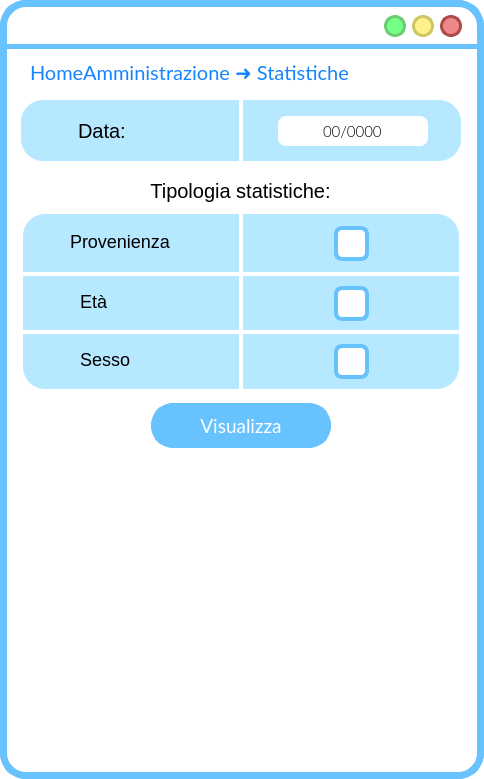
<?xml version="1.0" encoding="UTF-8"?>
<ui version="4.0">
 <class>MainWindow</class>
 <widget class="QMainWindow" name="MainWindow">
  <property name="geometry">
   <rect>
    <x>0</x>
    <y>0</y>
    <width>484</width>
    <height>779</height>
   </rect>
  </property>
  <property name="windowTitle">
   <string>MainWindow</string>
  </property>
  <property name="styleSheet">
   <string notr="true">QWidget{
background:rgb(255, 255, 255);
border-radius:26px;
border-color:rgb(104, 194, 253);
border-style: solid;
border-width:7;
}
QLabel{
border-width:0;
font: 18pt &quot;Lato Light&quot;;
}

QVBoxLayout{
background:rgb(255, 255, 255);
border-radius:26px;
border-color:rgb(104, 194, 253);
border-style: solid;
border-width:0;
}</string>
  </property>
  <widget class="QWidget" name="centralwidget">
   <widget class="QPushButton" name="pushButton_3">
    <property name="geometry">
     <rect>
      <x>593</x>
      <y>29</y>
      <width>24</width>
      <height>24</height>
     </rect>
    </property>
    <property name="sizePolicy">
     <sizepolicy hsizetype="Fixed" vsizetype="Fixed">
      <horstretch>0</horstretch>
      <verstretch>0</verstretch>
     </sizepolicy>
    </property>
    <property name="minimumSize">
     <size>
      <width>21</width>
      <height>24</height>
     </size>
    </property>
    <property name="maximumSize">
     <size>
      <width>24</width>
      <height>24</height>
     </size>
    </property>
    <property name="cursor">
     <cursorShape>PointingHandCursor</cursorShape>
    </property>
    <property name="styleSheet">
     <string notr="true">QPushButton{
 background-color:#ee8888;
 border-style: solid;
 border-radius:12px;
font: 18pt &quot;Candara&quot;;
border-color:#ae4a4a;
border-width:3;
}

QPushButton::pressed{
	background-color : white;
	border-color:#ae4a4a;
	border-width:3;
}
</string>
    </property>
    <property name="text">
     <string/>
    </property>
   </widget>
   <widget class="QPushButton" name="pushButton_2">
    <property name="geometry">
     <rect>
      <x>563</x>
      <y>29</y>
      <width>24</width>
      <height>24</height>
     </rect>
    </property>
    <property name="sizePolicy">
     <sizepolicy hsizetype="Fixed" vsizetype="Fixed">
      <horstretch>0</horstretch>
      <verstretch>0</verstretch>
     </sizepolicy>
    </property>
    <property name="minimumSize">
     <size>
      <width>21</width>
      <height>24</height>
     </size>
    </property>
    <property name="maximumSize">
     <size>
      <width>24</width>
      <height>24</height>
     </size>
    </property>
    <property name="cursor">
     <cursorShape>PointingHandCursor</cursorShape>
    </property>
    <property name="styleSheet">
     <string notr="true">QPushButton{
 background-color:#fff08c	;
 border-style: solid;
 border-radius:12px;
font: 18pt &quot;Candara&quot;;
border-color:#ccc664;
border-width:3;
}

QPushButton::pressed{
	background-color : white;
	border-color:#ccc664;
	border-width:3;
}
</string>
    </property>
    <property name="text">
     <string/>
    </property>
   </widget>
   <widget class="QPushButton" name="pushButton_4">
    <property name="geometry">
     <rect>
      <x>533</x>
      <y>29</y>
      <width>24</width>
      <height>24</height>
     </rect>
    </property>
    <property name="sizePolicy">
     <sizepolicy hsizetype="Fixed" vsizetype="Fixed">
      <horstretch>0</horstretch>
      <verstretch>0</verstretch>
     </sizepolicy>
    </property>
    <property name="minimumSize">
     <size>
      <width>21</width>
      <height>24</height>
     </size>
    </property>
    <property name="maximumSize">
     <size>
      <width>24</width>
      <height>24</height>
     </size>
    </property>
    <property name="cursor">
     <cursorShape>PointingHandCursor</cursorShape>
    </property>
    <property name="styleSheet">
     <string notr="true">QPushButton{
 background-color:#76ff85;
 border-style: solid;
 border-radius:12px;
font: 18pt &quot;Candara&quot;;
border-color:#6bcc73;
border-width:3;
}

QPushButton::pressed{
	background-color : white;
	border-color:#6bcc73;
	border-width:3;
}
</string>
    </property>
    <property name="text">
     <string/>
    </property>
   </widget>
   <widget class="QLabel" name="label">
    <property name="geometry">
     <rect>
      <x>0</x>
      <y>44</y>
      <width>641</width>
      <height>5</height>
     </rect>
    </property>
    <property name="styleSheet">
     <string notr="true">background-color:rgb(104, 194, 253);</string>
    </property>
    <property name="text">
     <string/>
    </property>
   </widget>
   <widget class="QLabel" name="label_2">
    <property name="geometry">
     <rect>
      <x>23</x>
      <y>214</y>
      <width>436</width>
      <height>175</height>
     </rect>
    </property>
    <property name="styleSheet">
     <string notr="true">left: 790px;
top: 159px;
width: 437px;
height: 650px;
line-height: 20px;
border-radius: 22px;
background-color: rgba(182, 233, 255, 255);
text-align: center;</string>
    </property>
    <property name="text">
     <string/>
    </property>
   </widget>
   <widget class="QPushButton" name="reduceButton">
    <property name="geometry">
     <rect>
      <x>384</x>
      <y>15</y>
      <width>22</width>
      <height>22</height>
     </rect>
    </property>
    <property name="sizePolicy">
     <sizepolicy hsizetype="Fixed" vsizetype="Fixed">
      <horstretch>0</horstretch>
      <verstretch>0</verstretch>
     </sizepolicy>
    </property>
    <property name="minimumSize">
     <size>
      <width>22</width>
      <height>22</height>
     </size>
    </property>
    <property name="maximumSize">
     <size>
      <width>24</width>
      <height>24</height>
     </size>
    </property>
    <property name="cursor">
     <cursorShape>PointingHandCursor</cursorShape>
    </property>
    <property name="styleSheet">
     <string notr="true">QPushButton{
 background-color:#76ff85;
 border-style: solid;
 border-radius:11px;
font: 18pt &quot;Candara&quot;;
border-color:#6bcc73;
border-width:3;
}

QPushButton::pressed{
	background-color : white;
	border-color:#6bcc73;
	border-width:3;
}
</string>
    </property>
    <property name="text">
     <string/>
    </property>
   </widget>
   <widget class="QPushButton" name="exitButton">
    <property name="geometry">
     <rect>
      <x>440</x>
      <y>15</y>
      <width>22</width>
      <height>22</height>
     </rect>
    </property>
    <property name="sizePolicy">
     <sizepolicy hsizetype="Fixed" vsizetype="Fixed">
      <horstretch>0</horstretch>
      <verstretch>0</verstretch>
     </sizepolicy>
    </property>
    <property name="minimumSize">
     <size>
      <width>22</width>
      <height>22</height>
     </size>
    </property>
    <property name="maximumSize">
     <size>
      <width>24</width>
      <height>24</height>
     </size>
    </property>
    <property name="cursor">
     <cursorShape>PointingHandCursor</cursorShape>
    </property>
    <property name="styleSheet">
     <string notr="true">QPushButton{
 background-color:#ee8888;
 border-style: solid;
 border-radius:11px;
font: 18pt &quot;Candara&quot;;
border-color:#ae4a4a;
border-width:3;
}

QPushButton::pressed{
	background-color : white;
	border-color:#ae4a4a;
	border-width:3;
}
</string>
    </property>
    <property name="text">
     <string/>
    </property>
   </widget>
   <widget class="QPushButton" name="maximizeButton">
    <property name="geometry">
     <rect>
      <x>412</x>
      <y>15</y>
      <width>22</width>
      <height>22</height>
     </rect>
    </property>
    <property name="sizePolicy">
     <sizepolicy hsizetype="Fixed" vsizetype="Fixed">
      <horstretch>0</horstretch>
      <verstretch>0</verstretch>
     </sizepolicy>
    </property>
    <property name="minimumSize">
     <size>
      <width>20</width>
      <height>20</height>
     </size>
    </property>
    <property name="maximumSize">
     <size>
      <width>24</width>
      <height>24</height>
     </size>
    </property>
    <property name="cursor">
     <cursorShape>PointingHandCursor</cursorShape>
    </property>
    <property name="styleSheet">
     <string notr="true">QPushButton{
 background-color:#fff08c	;
 border-style: solid;
 border-radius:11px;
font: 18pt &quot;Candara&quot;;
border-color:#ccc664;
border-width:3;
}

QPushButton::pressed{
	background-color : white;
	border-color:#ccc664;
	border-width:3;
}
</string>
    </property>
    <property name="text">
     <string/>
    </property>
   </widget>
   <widget class="QLabel" name="label_5">
    <property name="geometry">
     <rect>
      <x>23</x>
      <y>272</y>
      <width>450</width>
      <height>4</height>
     </rect>
    </property>
    <property name="sizePolicy">
     <sizepolicy hsizetype="Fixed" vsizetype="Fixed">
      <horstretch>0</horstretch>
      <verstretch>0</verstretch>
     </sizepolicy>
    </property>
    <property name="styleSheet">
     <string notr="true">width: 314px;
height: 180px;
border-radius: 0;
background-color: rgb(255, 255, 255);
text-align: center;</string>
    </property>
    <property name="text">
     <string/>
    </property>
    <property name="scaledContents">
     <bool>true</bool>
    </property>
    <property name="alignment">
     <set>Qt::AlignCenter</set>
    </property>
    <property name="margin">
     <number>10</number>
    </property>
    <property name="indent">
     <number>0</number>
    </property>
   </widget>
   <widget class="QLabel" name="label_6">
    <property name="geometry">
     <rect>
      <x>23</x>
      <y>330</y>
      <width>450</width>
      <height>4</height>
     </rect>
    </property>
    <property name="sizePolicy">
     <sizepolicy hsizetype="Fixed" vsizetype="Fixed">
      <horstretch>0</horstretch>
      <verstretch>0</verstretch>
     </sizepolicy>
    </property>
    <property name="styleSheet">
     <string notr="true">width: 314px;
height: 180px;
border-radius: 0;
background-color: rgb(255, 255, 255);
text-align: center;</string>
    </property>
    <property name="text">
     <string/>
    </property>
    <property name="scaledContents">
     <bool>true</bool>
    </property>
    <property name="alignment">
     <set>Qt::AlignCenter</set>
    </property>
    <property name="margin">
     <number>10</number>
    </property>
    <property name="indent">
     <number>0</number>
    </property>
   </widget>
   <widget class="QLabel" name="label_14">
    <property name="geometry">
     <rect>
      <x>70</x>
      <y>226</y>
      <width>151</width>
      <height>31</height>
     </rect>
    </property>
    <property name="styleSheet">
     <string notr="true">font-size: 18px;
text-align: left;
background-color: rgba(255, 255, 255,0);
</string>
    </property>
    <property name="text">
     <string>Provenienza</string>
    </property>
   </widget>
   <widget class="QLabel" name="autoreLabel">
    <property name="geometry">
     <rect>
      <x>80</x>
      <y>286</y>
      <width>121</width>
      <height>31</height>
     </rect>
    </property>
    <property name="styleSheet">
     <string notr="true">font-size: 18px;
text-align: left;
background-color: rgba(255, 255, 255,0);</string>
    </property>
    <property name="text">
     <string>Età</string>
    </property>
   </widget>
   <widget class="QLabel" name="previousButton">
    <property name="geometry">
     <rect>
      <x>426</x>
      <y>57</y>
      <width>36</width>
      <height>36</height>
     </rect>
    </property>
    <property name="font">
     <font>
      <family>Lato Light</family>
      <pointsize>18</pointsize>
      <weight>50</weight>
      <italic>false</italic>
      <bold>false</bold>
     </font>
    </property>
    <property name="cursor">
     <cursorShape>PointingHandCursor</cursorShape>
    </property>
    <property name="autoFillBackground">
     <bool>false</bool>
    </property>
    <property name="styleSheet">
     <string notr="true">background-color: rgba(255, 255, 255,0);</string>
    </property>
    <property name="text">
     <string/>
    </property>
    <property name="pixmap">
     <pixmap resource="res/res.qrc">:/icons/arrow_back_FILL1_wght700_GRAD200_opsz48_risultato.png</pixmap>
    </property>
    <property name="scaledContents">
     <bool>true</bool>
    </property>
   </widget>
   <widget class="QLabel" name="titoloLabel">
    <property name="geometry">
     <rect>
      <x>30</x>
      <y>57</y>
      <width>391</width>
      <height>31</height>
     </rect>
    </property>
    <property name="font">
     <font>
      <family>Lato</family>
      <pointsize>14</pointsize>
      <weight>50</weight>
      <italic>false</italic>
      <bold>false</bold>
     </font>
    </property>
    <property name="styleSheet">
     <string notr="true">font-size: 20px;
text-align: left;
background-color: rgba(255, 255, 255,0);
color: #1684FC;
font: 14pt &quot;Lato&quot;;</string>
    </property>
    <property name="text">
     <string>HomeAmministrazione ➜ Statistiche</string>
    </property>
   </widget>
   <widget class="QPushButton" name="visualizzaButton">
    <property name="geometry">
     <rect>
      <x>151</x>
      <y>403</y>
      <width>180</width>
      <height>45</height>
     </rect>
    </property>
    <property name="font">
     <font>
      <family>Lato</family>
      <pointsize>14</pointsize>
      <weight>50</weight>
      <italic>false</italic>
      <bold>false</bold>
     </font>
    </property>
    <property name="cursor">
     <cursorShape>PointingHandCursor</cursorShape>
    </property>
    <property name="autoFillBackground">
     <bool>false</bool>
    </property>
    <property name="styleSheet">
     <string notr="true">QPushButton{
 background-color:rgb(104, 194, 253);
 border-style: solid;
 border-radius:22px;
color: rgb(255, 255, 255);
font: 14pt &quot;Lato&quot;;
}

QPushButton::hover{


	border-color : rgb(15, 138, 204);
	color: white;
border-width:0;
}

QPushButton::pressed{
	border-color:rgb(104, 194, 253);
	border-width:4;
	background-color : white;
	color:rgb(104, 194, 253);
}
</string>
    </property>
    <property name="text">
     <string>Visualizza</string>
    </property>
   </widget>
   <widget class="QLabel" name="label_13">
    <property name="geometry">
     <rect>
      <x>80</x>
      <y>344</y>
      <width>151</width>
      <height>31</height>
     </rect>
    </property>
    <property name="styleSheet">
     <string notr="true">font-size: 18px;
text-align: left;
background-color: rgba(255, 255, 255,0);</string>
    </property>
    <property name="text">
     <string>Sesso</string>
    </property>
   </widget>
   <widget class="QLabel" name="label_8">
    <property name="geometry">
     <rect>
      <x>239</x>
      <y>214</y>
      <width>4</width>
      <height>177</height>
     </rect>
    </property>
    <property name="sizePolicy">
     <sizepolicy hsizetype="Fixed" vsizetype="Fixed">
      <horstretch>0</horstretch>
      <verstretch>0</verstretch>
     </sizepolicy>
    </property>
    <property name="styleSheet">
     <string notr="true">width: 314px;
height: 180px;
border-radius: 0;
background-color: rgb(255, 255, 255);
text-align: center;</string>
    </property>
    <property name="text">
     <string/>
    </property>
    <property name="scaledContents">
     <bool>true</bool>
    </property>
    <property name="alignment">
     <set>Qt::AlignCenter</set>
    </property>
    <property name="margin">
     <number>10</number>
    </property>
    <property name="indent">
     <number>0</number>
    </property>
   </widget>
   <widget class="QLabel" name="label_17">
    <property name="geometry">
     <rect>
      <x>10</x>
      <y>170</y>
      <width>461</width>
      <height>41</height>
     </rect>
    </property>
    <property name="styleSheet">
     <string notr="true">font-size: 20px;
text-align: left;
background-color: rgba(255, 255, 255,0);
</string>
    </property>
    <property name="text">
     <string>Tipologia statistiche:</string>
    </property>
    <property name="alignment">
     <set>Qt::AlignCenter</set>
    </property>
   </widget>
   <widget class="QLabel" name="rightArrowIcon">
    <property name="geometry">
     <rect>
      <x>421</x>
      <y>580</y>
      <width>64</width>
      <height>64</height>
     </rect>
    </property>
    <property name="cursor">
     <cursorShape>PointingHandCursor</cursorShape>
    </property>
    <property name="styleSheet">
     <string notr="true">font-size: 18px;
text-align: left;
background-color: rgba(255, 255, 255,0);
</string>
    </property>
    <property name="text">
     <string/>
    </property>
    <property name="pixmap">
     <pixmap resource="res/res.qrc">:/icons/chevron_right_FILL1_wght600_GRAD200_opsz48_risultato.png</pixmap>
    </property>
    <property name="scaledContents">
     <bool>true</bool>
    </property>
   </widget>
   <widget class="QPushButton" name="sessoCheckBox">
    <property name="geometry">
     <rect>
      <x>334</x>
      <y>344</y>
      <width>35</width>
      <height>35</height>
     </rect>
    </property>
    <property name="cursor">
     <cursorShape>PointingHandCursor</cursorShape>
    </property>
    <property name="mouseTracking">
     <bool>true</bool>
    </property>
    <property name="styleSheet">
     <string notr="true">QPushButton{
background-color: rgb(255,255, 255);
border-radius:8;
border-color: rgb(104, 194, 253);
border-width:4;
border-style: solid;
}

QPushButton:hover{
background-color: rgb(160, 225, 253);
border-color: rgb(255,255, 255);
}

QPushButton:pressed{
background-color: rgb(104, 194, 253);
border-color: rgb(255,255, 255);
}</string>
    </property>
    <property name="text">
     <string/>
    </property>
   </widget>
   <widget class="QFrame" name="visualizzaStatisticheFrame">
    <property name="geometry">
     <rect>
      <x>62</x>
      <y>460</y>
      <width>360</width>
      <height>300</height>
     </rect>
    </property>
    <property name="styleSheet">
     <string notr="true">border-width: 0px;</string>
    </property>
    <property name="frameShape">
     <enum>QFrame::StyledPanel</enum>
    </property>
    <property name="frameShadow">
     <enum>QFrame::Raised</enum>
    </property>
   </widget>
   <widget class="QPushButton" name="etaCheckBox">
    <property name="geometry">
     <rect>
      <x>334</x>
      <y>286</y>
      <width>35</width>
      <height>35</height>
     </rect>
    </property>
    <property name="cursor">
     <cursorShape>PointingHandCursor</cursorShape>
    </property>
    <property name="mouseTracking">
     <bool>true</bool>
    </property>
    <property name="styleSheet">
     <string notr="true">QPushButton{
background-color: rgb(255,255, 255);
border-radius:8;
border-color: rgb(104, 194, 253);
border-width:4;
border-style: solid;
}

QPushButton:hover{
background-color: rgb(160, 225, 253);
border-color: rgb(255,255, 255);
}

QPushButton:pressed{
background-color: rgb(104, 194, 253);
border-color: rgb(255,255, 255);
}</string>
    </property>
    <property name="text">
     <string/>
    </property>
   </widget>
   <widget class="QPushButton" name="provenienzaCheckBox">
    <property name="geometry">
     <rect>
      <x>334</x>
      <y>226</y>
      <width>35</width>
      <height>35</height>
     </rect>
    </property>
    <property name="cursor">
     <cursorShape>PointingHandCursor</cursorShape>
    </property>
    <property name="mouseTracking">
     <bool>true</bool>
    </property>
    <property name="styleSheet">
     <string notr="true">QPushButton{
background-color: rgb(255,255, 255);
border-radius:8;
border-color: rgb(104, 194, 253);
border-width:4;
border-style: solid;
}

QPushButton:hover{
background-color: rgb(160, 225, 253);
border-color: rgb(255,255, 255);
}

QPushButton:pressed{
background-color: rgb(104, 194, 253);
border-color: rgb(255,255, 255);
}</string>
    </property>
    <property name="text">
     <string/>
    </property>
   </widget>
   <widget class="QLineEdit" name="meseLineEdit">
    <property name="geometry">
     <rect>
      <x>278</x>
      <y>116</y>
      <width>150</width>
      <height>30</height>
     </rect>
    </property>
    <property name="font">
     <font>
      <family>Lato Light</family>
      <pointsize>11</pointsize>
      <weight>50</weight>
      <italic>false</italic>
      <bold>false</bold>
     </font>
    </property>
    <property name="styleSheet">
     <string notr="true">QLineEdit{
background:rgb(255, 255, 255);
border-radius:8px;
border-color:rgb(104, 194, 253);
border-style: solid;
border-width:0;
}
QLineEdit::focus{
background:rgb(255, 255, 255);
border-radius:8px;
border-color:rgb(104, 194, 253);
border-style: solid;
border-width:3;
}</string>
    </property>
    <property name="inputMask">
     <string>00/0000;0</string>
    </property>
    <property name="text">
     <string>/</string>
    </property>
    <property name="alignment">
     <set>Qt::AlignCenter</set>
    </property>
    <property name="placeholderText">
     <string>mm/yyyy</string>
    </property>
   </widget>
   <widget class="QLabel" name="titoloLabel_4">
    <property name="geometry">
     <rect>
      <x>78</x>
      <y>105</y>
      <width>161</width>
      <height>51</height>
     </rect>
    </property>
    <property name="styleSheet">
     <string notr="true">font-size: 20px;
text-align: left;
background-color: rgba(255, 255, 255,0);
</string>
    </property>
    <property name="text">
     <string>Data:</string>
    </property>
    <property name="alignment">
     <set>Qt::AlignLeading|Qt::AlignLeft|Qt::AlignVCenter</set>
    </property>
   </widget>
   <widget class="QLabel" name="label_11">
    <property name="geometry">
     <rect>
      <x>239</x>
      <y>94</y>
      <width>4</width>
      <height>70</height>
     </rect>
    </property>
    <property name="styleSheet">
     <string notr="true">background-color:#FFFFFF;</string>
    </property>
    <property name="text">
     <string/>
    </property>
   </widget>
   <widget class="QLabel" name="label_16">
    <property name="geometry">
     <rect>
      <x>37</x>
      <y>113</y>
      <width>34</width>
      <height>34</height>
     </rect>
    </property>
    <property name="autoFillBackground">
     <bool>false</bool>
    </property>
    <property name="styleSheet">
     <string notr="true">background-color: rgba(255, 255, 255,0);</string>
    </property>
    <property name="text">
     <string/>
    </property>
    <property name="pixmap">
     <pixmap resource="res/res.qrc">:/icons/search_FILL1_wght600_GRAD200_opsz48_risultato.png</pixmap>
    </property>
    <property name="scaledContents">
     <bool>true</bool>
    </property>
   </widget>
   <widget class="QLabel" name="label_12">
    <property name="geometry">
     <rect>
      <x>21</x>
      <y>100</y>
      <width>440</width>
      <height>61</height>
     </rect>
    </property>
    <property name="styleSheet">
     <string notr="true">left: 790px;
top: 159px;
width: 437px;
height: 650px;
line-height: 20px;
border-radius: 22px;
background-color: rgba(182, 233, 255, 255);
text-align: center;</string>
    </property>
    <property name="text">
     <string/>
    </property>
   </widget>
   <widget class="QLabel" name="leftArrowIcon">
    <property name="geometry">
     <rect>
      <x>0</x>
      <y>580</y>
      <width>64</width>
      <height>64</height>
     </rect>
    </property>
    <property name="cursor">
     <cursorShape>PointingHandCursor</cursorShape>
    </property>
    <property name="styleSheet">
     <string notr="true">font-size: 18px;
text-align: left;
background-color: rgba(255, 255, 255,0);
</string>
    </property>
    <property name="text">
     <string/>
    </property>
    <property name="pixmap">
     <pixmap resource="res/res.qrc">:/icons/chevron_left_FILL1_wght600_GRAD200_opsz48_risultato.png</pixmap>
    </property>
    <property name="scaledContents">
     <bool>true</bool>
    </property>
   </widget>
   <widget class="QLabel" name="label_3">
    <property name="geometry">
     <rect>
      <x>30</x>
      <y>225</y>
      <width>34</width>
      <height>34</height>
     </rect>
    </property>
    <property name="styleSheet">
     <string notr="true">background-color: rgba(255, 255, 255,0);</string>
    </property>
    <property name="text">
     <string/>
    </property>
    <property name="pixmap">
     <pixmap resource="res/res.qrc">:/icons/flag_FILL1_wght600_GRAD200_opsz48_risultato.png</pixmap>
    </property>
    <property name="scaledContents">
     <bool>true</bool>
    </property>
   </widget>
   <widget class="QLabel" name="label_4">
    <property name="geometry">
     <rect>
      <x>30</x>
      <y>344</y>
      <width>34</width>
      <height>34</height>
     </rect>
    </property>
    <property name="styleSheet">
     <string notr="true">background-color: rgba(255, 255, 255,0);</string>
    </property>
    <property name="text">
     <string/>
    </property>
    <property name="pixmap">
     <pixmap resource="res/res.qrc">:/icons/female_FILL1_wght600_GRAD200_opsz48_risultato.png</pixmap>
    </property>
    <property name="scaledContents">
     <bool>true</bool>
    </property>
   </widget>
   <widget class="QLabel" name="label_10">
    <property name="geometry">
     <rect>
      <x>30</x>
      <y>286</y>
      <width>34</width>
      <height>34</height>
     </rect>
    </property>
    <property name="styleSheet">
     <string notr="true">background-color: rgba(255, 255, 255,0);</string>
    </property>
    <property name="text">
     <string/>
    </property>
    <property name="pixmap">
     <pixmap resource="res/res.qrc">:/icons/cake_FILL1_wght600_GRAD200_opsz48_risultato.png</pixmap>
    </property>
    <property name="scaledContents">
     <bool>true</bool>
    </property>
   </widget>
   <zorder>label_12</zorder>
   <zorder>pushButton_3</zorder>
   <zorder>pushButton_2</zorder>
   <zorder>pushButton_4</zorder>
   <zorder>label</zorder>
   <zorder>label_2</zorder>
   <zorder>reduceButton</zorder>
   <zorder>exitButton</zorder>
   <zorder>maximizeButton</zorder>
   <zorder>label_5</zorder>
   <zorder>label_6</zorder>
   <zorder>label_14</zorder>
   <zorder>previousButton</zorder>
   <zorder>titoloLabel</zorder>
   <zorder>visualizzaButton</zorder>
   <zorder>label_13</zorder>
   <zorder>label_8</zorder>
   <zorder>label_17</zorder>
   <zorder>rightArrowIcon</zorder>
   <zorder>sessoCheckBox</zorder>
   <zorder>visualizzaStatisticheFrame</zorder>
   <zorder>etaCheckBox</zorder>
   <zorder>provenienzaCheckBox</zorder>
   <zorder>label_16</zorder>
   <zorder>label_11</zorder>
   <zorder>meseLineEdit</zorder>
   <zorder>titoloLabel_4</zorder>
   <zorder>autoreLabel</zorder>
   <zorder>leftArrowIcon</zorder>
   <zorder>label_3</zorder>
   <zorder>label_4</zorder>
   <zorder>label_10</zorder>
  </widget>
 </widget>
 <resources>
  <include location="res.qrc"/>
  <include location="res/res.qrc"/>
 </resources>
 <connections/>
</ui>
